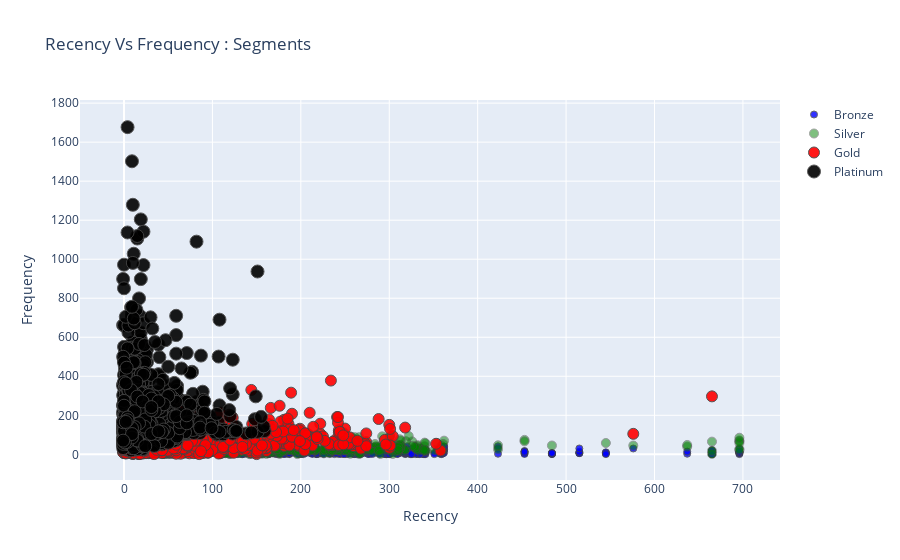

Source (notebook cell):
### Code cell
#Recency Vs Frequency
graph = RFMScores.query("Monetary < 50000 and Frequency < 2000")

plot_data = [
    gobj.Scatter(
        x=graph.query("RFM_Loyalty_Level == 'Bronze'")['Recency'],
        y=graph.query("RFM_Loyalty_Level == 'Bronze'")['Frequency'],
        mode='markers',
        name='Bronze',
        marker= dict(size= 7,
            line= dict(width=1),
            color= 'blue',
            opacity= 0.8
           )
    ),
        gobj.Scatter(
        x=graph.query("RFM_Loyalty_Level == 'Silver'")['Recency'],
        y=graph.query("RFM_Loyalty_Level == 'Silver'")['Frequency'],
        mode='markers',
        name='Silver',
        marker= dict(size= 9,
            line= dict(width=1),
            color= 'green',
            opacity= 0.5
           )
    ),
        gobj.Scatter(
        x=graph.query("RFM_Loyalty_Level == 'Gold'")['Recency'],
        y=graph.query("RFM_Loyalty_Level == 'Gold'")['Frequency'],
        mode='markers',
        name='Gold',
        marker= dict(size= 11,
            line= dict(width=1),
            color= 'red',
            opacity= 0.9
           )
    ),
    gobj.Scatter(
        x=graph.query("RFM_Loyalty_Level == 'Platinum'")['Recency'],
        y=graph.query("RFM_Loyalty_Level == 'Platinum'")['Frequency'],
        mode='markers',
        name='Platinum',
        marker= dict(size= 13,
            line= dict(width=1),
            color= 'black',
            opacity= 0.9
           )
    ),
]

plot_layout = gobj.Layout(
        yaxis= {'title': "Frequency"},
        xaxis= {'title': "Recency"},
        title='Recency Vs Frequency : Segments'
    )
fig = gobj.Figure(data=plot_data, layout=plot_layout)
po.iplot(fig)

### Figure 1 — Plotly figure (JSON) as saved in the notebook; plotly's stock layout.template omitted (floating-point values rounded to 4 significant figures; data arrays with more than 128 entries replaced by an {"elided": "..."} marker saying what was removed)
{"data": [{"marker": {"color": "blue", "line": {"width": 1}, "opacity": 0.8, "size": 7}, "mode": "markers", "name": "Bronze", "x": {"elided": "677 int values"}, "y": {"elided": "677 int values"}, "type": "scatter"}, {"marker": {"color": "green", "line": {"width": 1}, "opacity": 0.5, "size": 9}, "mode": "markers", "name": "Silver", "x": {"elided": "927 int values"}, "y": {"elided": "927 int values"}, "type": "scatter"}, {"marker": {"color": "red", "line": {"width": 1}, "opacity": 0.9, "size": 11}, "mode": "markers", "name": "Gold", "x": {"elided": "1169 int values"}, "y": {"elided": "1169 int values"}, "type": "scatter"}, {"marker": {"color": "black", "line": {"width": 1}, "opacity": 0.9, "size": 13}, "mode": "markers", "name": "Platinum", "x": {"elided": "1129 int values"}, "y": {"elided": "1129 int values"}, "type": "scatter"}], "layout": {"title": {"text": "Recency Vs Frequency : Segments"}, "xaxis": {"title": {"text": "Recency"}, "type": "linear", "range": [-47.9, 740.6], "autorange": true}, "yaxis": {"title": {"text": "Frequency"}, "type": "linear", "range": [-148.8, 1836.0], "autorange": true}, "autosize": true}}
